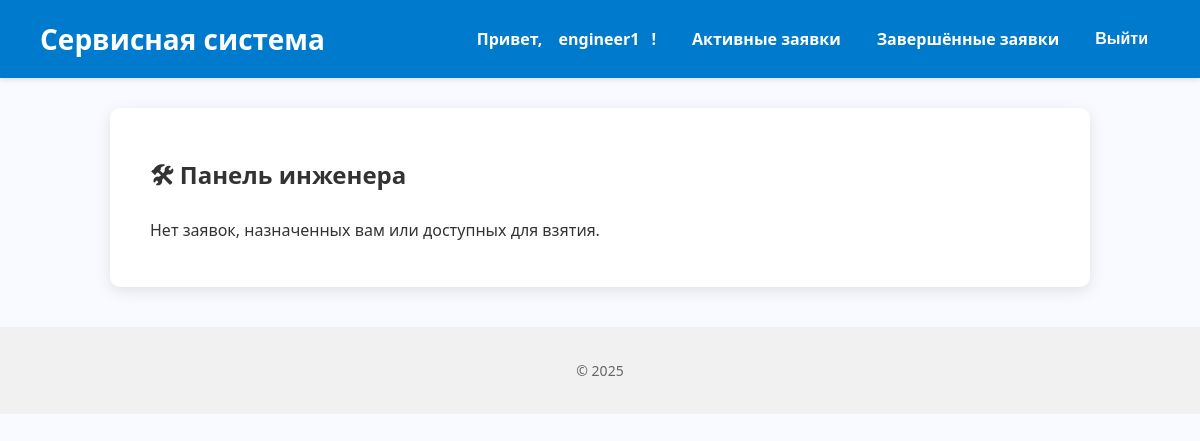
Page /engineer/dashboard/ (signed in) on the earlier database version.
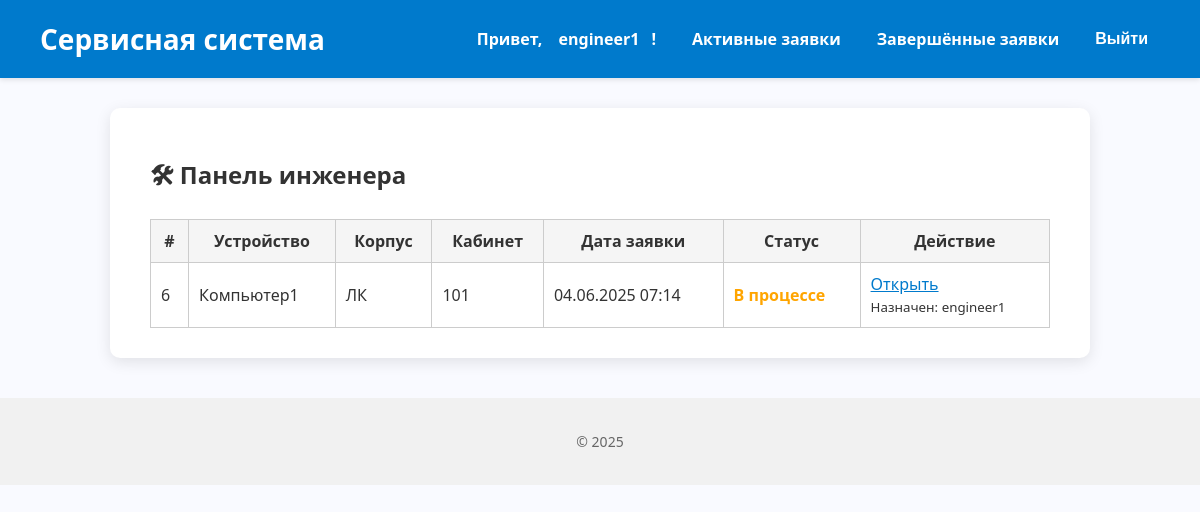
Same page on the later database version.
### core/models.py (models this page shows, shortened)
class ServiceRequest(models.Model):
    device = models.ForeignKey(Device, on_delete=models.CASCADE, related_name='service_requests', verbose_name="Устройство")
    created_by = models.ForeignKey(
        settings.AUTH_USER_MODEL, on_delete=models.SET_NULL,
        null=True, related_name='requests_created', verbose_name="Создал"
    )
    assigned_engineer = models.ForeignKey(
        settings.AUTH_USER_MODEL, on_delete=models.SET_NULL,
        null=True, blank=True, related_name='assigned_requests', verbose_name="Инженер"
    )
    created_at = models.DateTimeField("Дата создания", auto_now_add=True)
    description = models.TextField("Описание проблемы")
    is_completed = models.BooleanField("Завершено", default=False)
    requires_replacement = models.BooleanField(default=False)
    is_paused = models.BooleanField("Приостановлена (ожидание замены)", default=False)
    class Meta:
        verbose_name = "Заявка на обслуживание"
        verbose_name_plural = "Заявки на обслуживание"

class Device(models.Model):
    cabinet = models.ForeignKey(Cabinet, on_delete=models.CASCADE, related_name='devices', verbose_name="Кабинет")
    name = models.CharField("Название устройства", max_length=100)
    serial_number = models.CharField("Серийный номер", max_length=100, unique=True)
    purchase_date = models.DateField("Дата покупки")
    cost = models.DecimalField("Стоимость", max_digits=10, decimal_places=2)
    class Meta:
        verbose_name = "Устройство"
        verbose_name_plural = "Устройства"

class Cabinet(models.Model):
    number = models.CharField("Номер кабинета", max_length=10)
    building = models.CharField("Корпус", max_length=50)
    class Meta:
        verbose_name = "Кабинет"
        verbose_name_plural = "Кабинеты"

class User(AbstractUser):
    ROLE_CHOICES = [
        ('admin', 'Администратор'),
        ('engineer', 'Инженер'),
        ('teacher', 'Преподаватель'),
    ]
    role = models.CharField(max_length=20, choices=ROLE_CHOICES, blank=True, null=True)

### core/views.py (the view)
# urls.py: path('engineer/dashboard/', views.engineer_dashboard, name='engineer_dashboard'),
@login_required
@engineer_required
def engineer_dashboard(request):
    assigned_requests = ServiceRequest.objects.filter(
        assigned_engineer=request.user,
        is_completed=False
    ).select_related('device__cabinet').order_by('-created_at')
    unassigned_requests = ServiceRequest.objects.filter(
        assigned_engineer__isnull=True,
        is_completed=False
    ).select_related('device__cabinet').order_by('-created_at')
    requests = list(assigned_requests) + list(unassigned_requests)
    return render(request, 'core/engineer_dashboard.html', {
        'requests': requests,
        'user_name': request.user.username,
    })

### core/templates/core/engineer_dashboard.html (shortened to what this page needs)
{% extends 'base.html' %}
{% block content %}
<div class="container">
  <h2 style="margin-bottom: 20px;">🛠 Панель инженера</h2>
  {% if requests %}
    <div style="overflow-x: auto;">
      <table style="width: 100%; border-collapse: collapse; border: 1px solid #ccc;">
        <thead style="background-color: #f5f5f5;">
          <tr>
            <th style="border: 1px solid #ccc; padding: 10px;">#</th>
            <th style="border: 1px solid #ccc; padding: 10px;">Устройство</th>
            <th style="border: 1px solid #ccc; padding: 10px;">Корпус</th>
            <th style="border: 1px solid #ccc; padding: 10px;">Кабинет</th>
            <th style="border: 1px solid #ccc; padding: 10px;">Дата заявки</th>
            <th style="border: 1px solid #ccc; padding: 10px;">Статус</th>
            <th style="border: 1px solid #ccc; padding: 10px;">Действие</th>
          </tr>
        </thead>
        <tbody>
          {% for request in requests %}
          <tr>
            <td style="border: 1px solid #ccc; padding: 10px;">{{ request.id }}</td>
            <td style="border: 1px solid #ccc; padding: 10px;">{{ request.device.name }}</td>
            <td style="border: 1px solid #ccc; padding: 10px;">{{ request.device.cabinet.building }}</td>
            <td style="border: 1px solid #ccc; padding: 10px;">{{ request.device.cabinet.number }}</td>
            <td style="border: 1px solid #ccc; padding: 10px;">{{ request.created_at|date:"d.m.Y H:i" }}</td>
            <td style="border: 1px solid #ccc; padding: 10px;">
              {% if request.is_completed %}
                <span style="color: green; font-weight: bold;">Завершено</span>
              {% else %}
                <span style="color: orange; font-weight: bold;">В процессе</span>
              {% endif %}
            </td>
            <td style="border: 1px solid #ccc; padding: 10px;">
              {% if not request.assigned_engineer %}
                <a href="{% url 'assign_request_to_self' request.id %}"
                   style="background-color: #007acc; color: white; padding: 5px 10px; text-decoration: none; border-radius: 3px;">
                  Взять в работу
                </a>
              {% else %}
                <a href="{% url 'engineer_request_detail' request.id %}" style="color: #007acc; font-weight: 500;">Открыть</a><br>
                <small>Назначен: {{ request.assigned_engineer.username }}</small>
              {% endif %}
            </td>
          </tr>
          {% endfor %}
        </tbody>
      </table>
    </div>
  {% else %}
    <p>Нет заявок, назначенных вам или доступных для взятия.</p>
  {% endif %}
</div>
{% endblock %}

Differences in the rows shown:
added ServiceRequest: id "6", device.name "Компьютер1", device.cabinet.building "ЛК", device.cabinet.number "101", created_at "04.06.2025 07:14", is_completed "В процессе", assigned_engineer.username "engineer1"
Other differences:
text no longer shown: "Нет заявок, назначенных вам или доступных для взятия."
text now shown: "# Устройство Корпус Кабинет Дата заявки Статус Действие"
